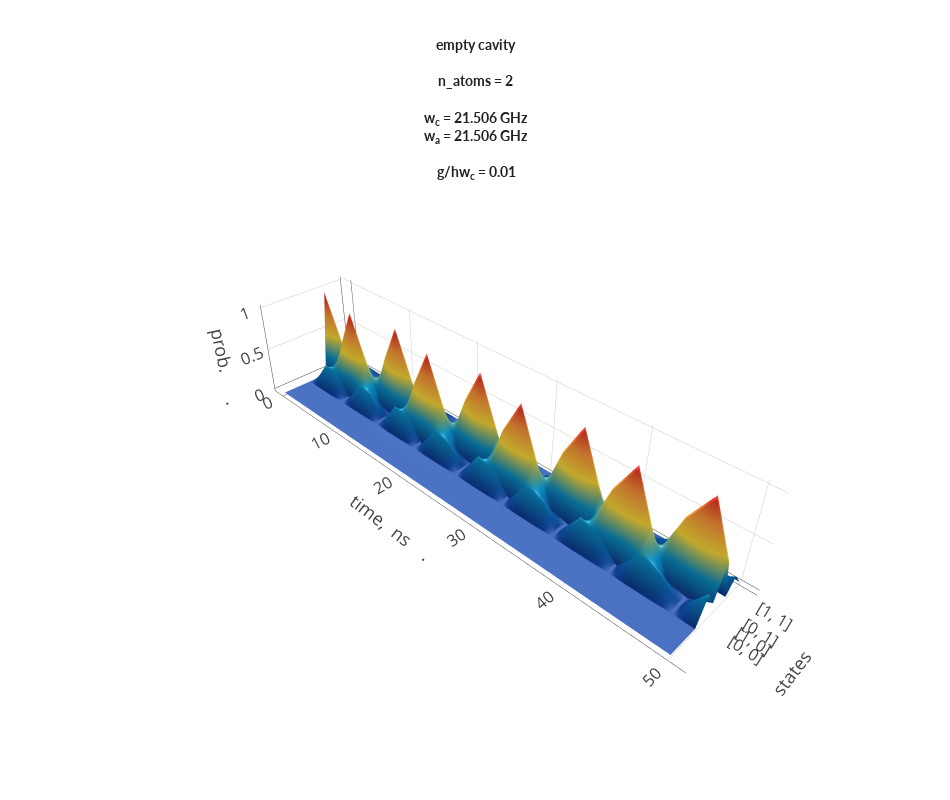

The notebook cell this image was saved under:
### Code cell
from PyQuantum.TCM_Full.PlotBuilder3D import PlotBuilder3D

plt = PlotBuilder3D()

plt.set_width(950)
plt.set_height(800)

# ---------------------------------------------- TITLE --------------------------------------------
title = ""

if config.capacity - config.n_atoms > 0:
    title += "<b>" + str(config.capacity - config.n) + \
        " фотонов в полости" + "</b>" + "<br><br>"
else:
    title += "<b>" + "empty cavity" + "</b>" + "<br><br>"

title += "<b>"
title += "n_atoms = " + str(config.n_atoms)

# title += "<br>atoms state: |Ψ<sub>0</sub> i = |11...1>A<sub>0</sub> |00...0>A<sub>1</sub> |vaki<sub>p</sub>" + \
#     str(config.init_state)
title += "<br>"
title += "<br>w<sub>c</sub> = " + wc_str(config.wc)
title += "<br>w<sub>a</sub> = " + wa_str(config.wa)
title += "<br><br> g/hw<sub>c</sub> = " + str(config.g/config.wc)
title += "<br>"
title += "<br>"
title += "</b>"

plt.set_title(title)
# ---------------------------------------------- TITLE --------------------------------------------

# ---------------------------------------------- SCALE --------------------------------------------
y_scale = 1

if config.T < 0.25 * config.mks:
    y_scale = 0.1
elif config.T <= 0.5 * config.mks:
    y_scale = 0.025
elif config.T == 0.5 * config.mks:
    y_scale = 0.01
elif config.T == 1 * config.mks:
    y_scale = 7.5
    # y_scale = 10
elif config.T == 5 * config.mks:
    y_scale = 1

plt.set_yscale(y_scale)

plt.set_xaxis("states")
plt.set_yaxis("time, " + T_str_mark(config.T))
plt.set_zaxis("prob.\t\t\t\t\t\t.")
# ---------------------------------------------- SCALE --------------------------------------------

plt.iplot(
    x_csv=config.x_csv,
    y_csv=config.y_csv,
    z_csv=config.z_csv,
)

### Figure 1 — Plotly figure (JSON) as saved in the notebook; plotly's stock layout.template omitted (floating-point values rounded to 4 significant figures; data arrays with more than 128 entries replaced by an {"elided": "..."} marker saying what was removed)
{"data": [{"colorscale": "Portland", "lighting": {"diffuse": 0.5, "fresnel": 0.2, "specular": 0.2}, "showlegend": false, "showscale": false, "type": "surface", "uid": "b8f6ddfe-ce48-408c-8d01-fd37717f5d8a", "z": {"elided": "26x10 float values"}}], "layout": {"autosize": false, "height": 800, "plot_bgcolor": "#AAA", "scene": {"aspectratio": {"x": 1, "y": 5, "z": 1}, "camera": {"center": {"x": 0, "y": 0, "z": 0.2}, "eye": {"x": 3.75, "y": 3.75, "z": 3.75}, "up": {"x": 0, "y": 0, "z": 1}}, "xaxis": {"autorange": true, "showgrid": false, "showline": false, "tickfont": {"size": 14}, "ticktext": ["", "[1, 1]", "", "[0, 1]", "[1, 0]", "[0, 0]", "", "", "", ""], "tickvals": [0, 1, 2, 3, 4, 5, 6, 7, 8, 9], "title": "states", "titlefont": {"size": 18}}, "yaxis": {"autorange": true, "linewidth": 1, "tickfont": {"size": 14}, "ticktext": [0, 10, 20, 30, 40, 50], "tickvals": [0, 5, 10, 15, 20, 25], "title": "time,  ns\t\t\t\t.", "titlefont": {"size": 18}}, "zaxis": {"autorange": true, "linewidth": 1, "range": [0, 1], "tickfont": {"size": 14}, "title": "prob.\t\t\t\t\t\t.", "titlefont": {"size": 18}}}, "showlegend": false, "title": "<b>empty cavity</b><br><br><b>n_atoms = 2<br><br>w<sub>c</sub> = 21.506 GHz<br>w<sub>a</sub> = 21.506 GHz<br><br> g/hw<sub>c</sub> = 0.01<br><br></b>", "titlefont": {"color": "#222", "family": "Lato", "size": 14}, "width": 950, "xaxis": {"tickfont": {"size": 200}, "ticks": "outside"}, "yaxis": {"tickfont": {"size": 200}, "ticks": "outside", "title": "y Axis", "titlefont": {"color": "#FFFFFF", "family": "Courier New, monospace", "size": 40}}}}
